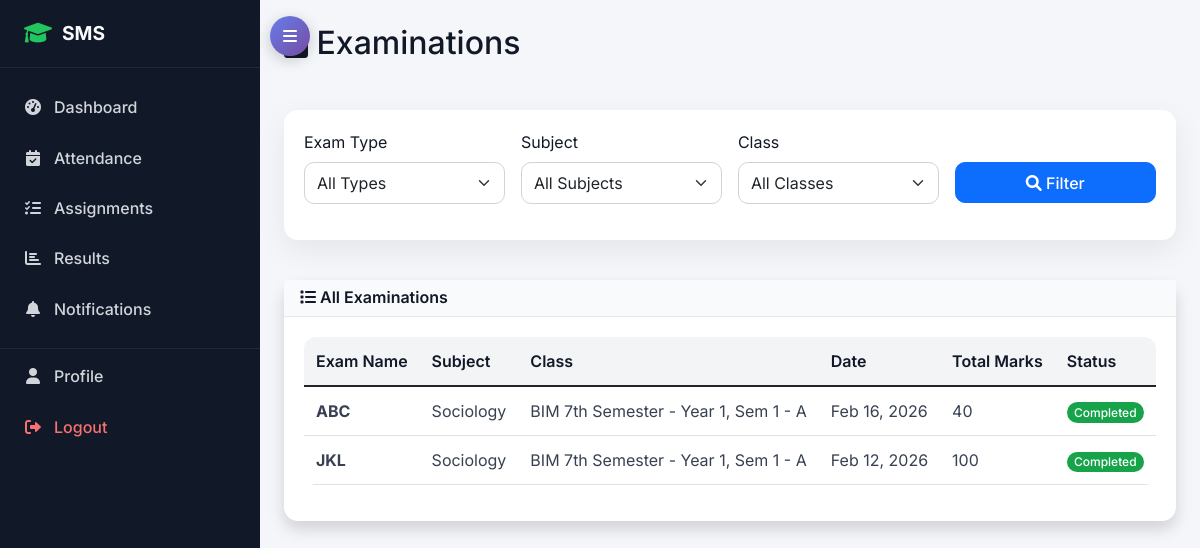
Before: /examination/exams/ (signed in) with the older database file.
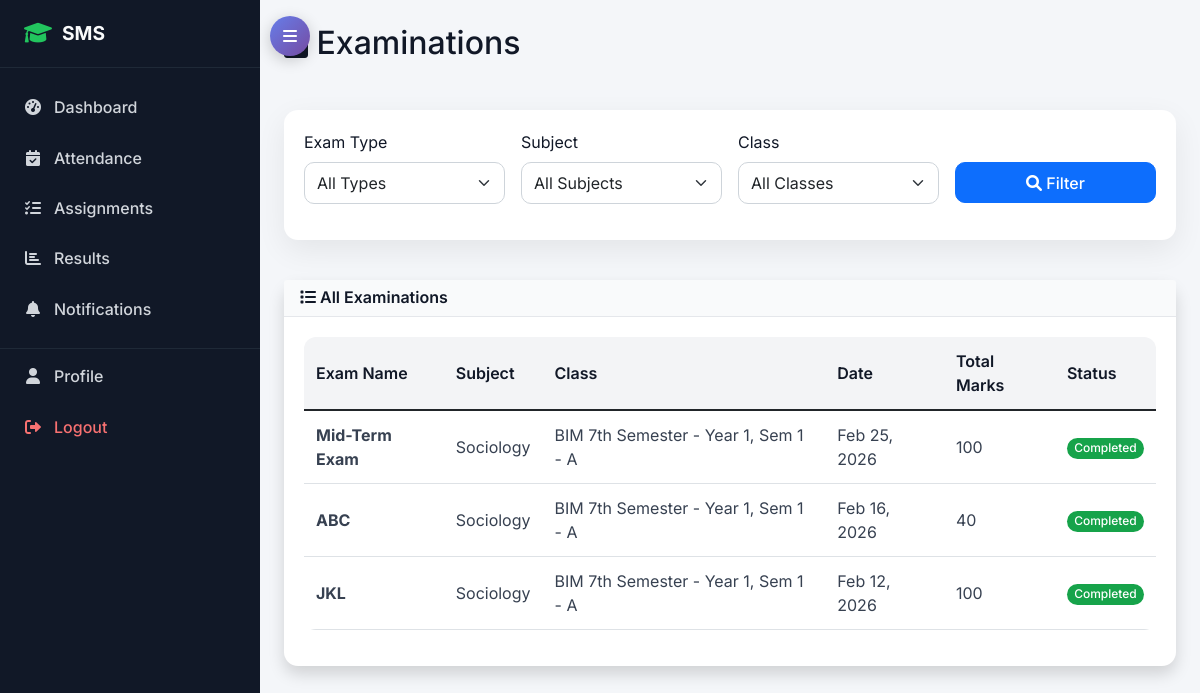
After: the same page with the newer database file.
### examination/models.py (models this page shows, shortened)
class Examination(models.Model):
    name = models.CharField(max_length=100)
    exam_type = models.ForeignKey(ExamType, on_delete=models.CASCADE)
    subject = models.ForeignKey(Subject, on_delete=models.CASCADE)
    class_for = models.ForeignKey(Class, on_delete=models.CASCADE)
    exam_date = models.DateField()
    start_time = models.TimeField()
    end_time = models.TimeField()
    total_marks = models.PositiveIntegerField()
    passing_marks = models.PositiveIntegerField()
    instructions = models.TextField(blank=True)
    created_by = models.ForeignKey(TeacherProfile, on_delete=models.CASCADE)
    created_at = models.DateTimeField(auto_now_add=True)

### academic/models.py (models this page shows, shortened)
class Subject(models.Model):
    name = models.CharField(max_length=100)
    code = models.CharField(max_length=20, unique=True)
    course = models.ForeignKey(Course, on_delete=models.CASCADE)
    semester = models.PositiveIntegerField()
    year = models.PositiveIntegerField()  # 1st year, 2nd year, etc.
    credits = models.PositiveIntegerField(default=3)
    description = models.TextField(blank=True)
    class Meta:
        unique_together = ['code', 'course']

class Class(models.Model):
    name = models.CharField(max_length=50)
    course = models.ForeignKey(Course, on_delete=models.CASCADE)
    year = models.PositiveIntegerField()  # 1st year, 2nd year, etc.
    semester = models.PositiveIntegerField()
    section = models.CharField(max_length=10)
    academic_year = models.ForeignKey(AcademicYear, on_delete=models.CASCADE)
    class_teacher = models.ForeignKey(TeacherProfile, on_delete=models.SET_NULL, null=True, blank=True, related_name='class_teacher_for')
    class Meta:
        unique_together = ['course', 'year', 'semester', 'section', 'academic_year']

### examination/views.py (the view)
# urls.py: path('exams/', views.exam_list, name='exam_list'),
@login_required
def exam_list(request):
    if request.user.user_type == 'student':
        try:
            enrollment = request.user.student_profile.get_current_enrollment()
            if enrollment:
                exams = Examination.objects.filter(
                    class_for=enrollment.class_enrolled
                ).select_related('subject', 'exam_type', 'created_by__user')
            else:
                exams = Examination.objects.none()
        except (StudentProfile.DoesNotExist, AttributeError):
            exams = Examination.objects.none()
    elif request.user.user_type == 'teacher':
        exams = Examination.objects.filter(
            created_by=request.user.teacher_profile
        ).select_related('subject', 'exam_type', 'class_for')
    else:  # admin
        exams = Examination.objects.all().select_related('subject', 'exam_type', 'created_by__user', 'class_for')
    context = {
        'exams': exams.order_by('-exam_date'),
        'can_create': request.user.user_type in ['admin', 'teacher'],
        'today': timezone.now().date()
    }
    return render(request, 'examination/exam_list.html', context)

### accounts/models.py (called while the page is built)
    def get_current_enrollment(self):
        from academic.models import StudentEnrollment, AcademicYear
        current_academic_year = AcademicYear.objects.filter(is_current=True).first()
        if current_academic_year:
            enrollment = StudentEnrollment.objects.filter(
                student=self,
                is_active=True,
                class_enrolled__academic_year=current_academic_year
            ).first()
            if enrollment:
                return enrollment
        return StudentEnrollment.objects.filter(
            student=self,
            is_active=True
        ).order_by('-enrollment_date').first()

### templates/examination/exam_list.html (shortened to what this page needs)
{% extends 'base.html' %}
{% block content %}
<div class="row">
    <div class="col-12">
        <div class="d-flex justify-content-between align-items-center mb-4">
            <h2><i class="fas fa-clipboard-list"></i> Examinations</h2>
        </div>
    </div>
</div>
<div class="row mb-4">
    <div class="col-12">
        <div class="card">
            <div class="card-body">
                <form class="row g-3">
                    <div class="col-md-3">
                        <label for="examType" class="form-label">Exam Type</label>
                        <select class="form-select" id="examType">
                            <option value="">All Types</option>
                        </select>
                    </div>
                    <div class="col-md-3">
                        <label for="subject" class="form-label">Subject</label>
                        <select class="form-select" id="subject">
                            <option value="">All Subjects</option>
                        </select>
                    </div>
                    <div class="col-md-3">
                        <label for="class" class="form-label">Class</label>
                        <select class="form-select" id="class">
                            <option value="">All Classes</option>
                        </select>
                    </div>
                    <div class="col-md-3">
                        <label class="form-label">&nbsp;</label>
                        <div class="d-grid">
                            <button type="button" class="btn btn-primary">
                                <i class="fas fa-search"></i> Filter
                            </button>
                        </div>
                    </div>
                </form>
            </div>
        </div>
    </div>
</div>
<div class="row">
    <div class="col-12">
        <div class="card shadow">
            <div class="card-header bg-primary text-white">
                <h6 class="m-0"><i class="fas fa-list"></i> All Examinations</h6>
            </div>
            <div class="card-body">
                {% if exams %}
                <div class="table-responsive">
                    <table class="table table-hover">
                        <thead>
                            <tr>
                                <th>Exam Name</th>
                                <th>Subject</th>
                                <th>Class</th>
                                <th>Date</th>
                                <th>Total Marks</th>
                                <th>Status</th>
                            </tr>
                        </thead>
                        <tbody>
                            {% for exam in exams %}
                            <tr>
                                <td><strong>{{ exam.name }}</strong></td>
                                <td>{{ exam.subject.name }}</td>
                                <td>{{ exam.class_for.name }}</td>
                                <td>{{ exam.exam_date|date:"M d, Y" }}</td>
                                <td>{{ exam.total_marks }}</td>
                                <td>
                                    {% if exam.exam_date > today %}
                                    <span class="badge bg-warning">Upcoming</span>
                                    {% else %}
                                    <span class="badge bg-success">Completed</span>
                                    {% endif %}
                                </td>
                            </tr>
                            {% endfor %}
                        </tbody>
                    </table>
                </div>
                {% endif %}
            </div>
        </div>
    </div>
</div>
{% endblock %}

Changed rows visible on the page:
added Examination: name "Mid-Term Exam", subject.name "Sociology", class_for.name "BIM 7th Semester - Year 1, Sem 1 - A", exam_date "Feb 25, 2026", total_marks "100", shows "Completed"
